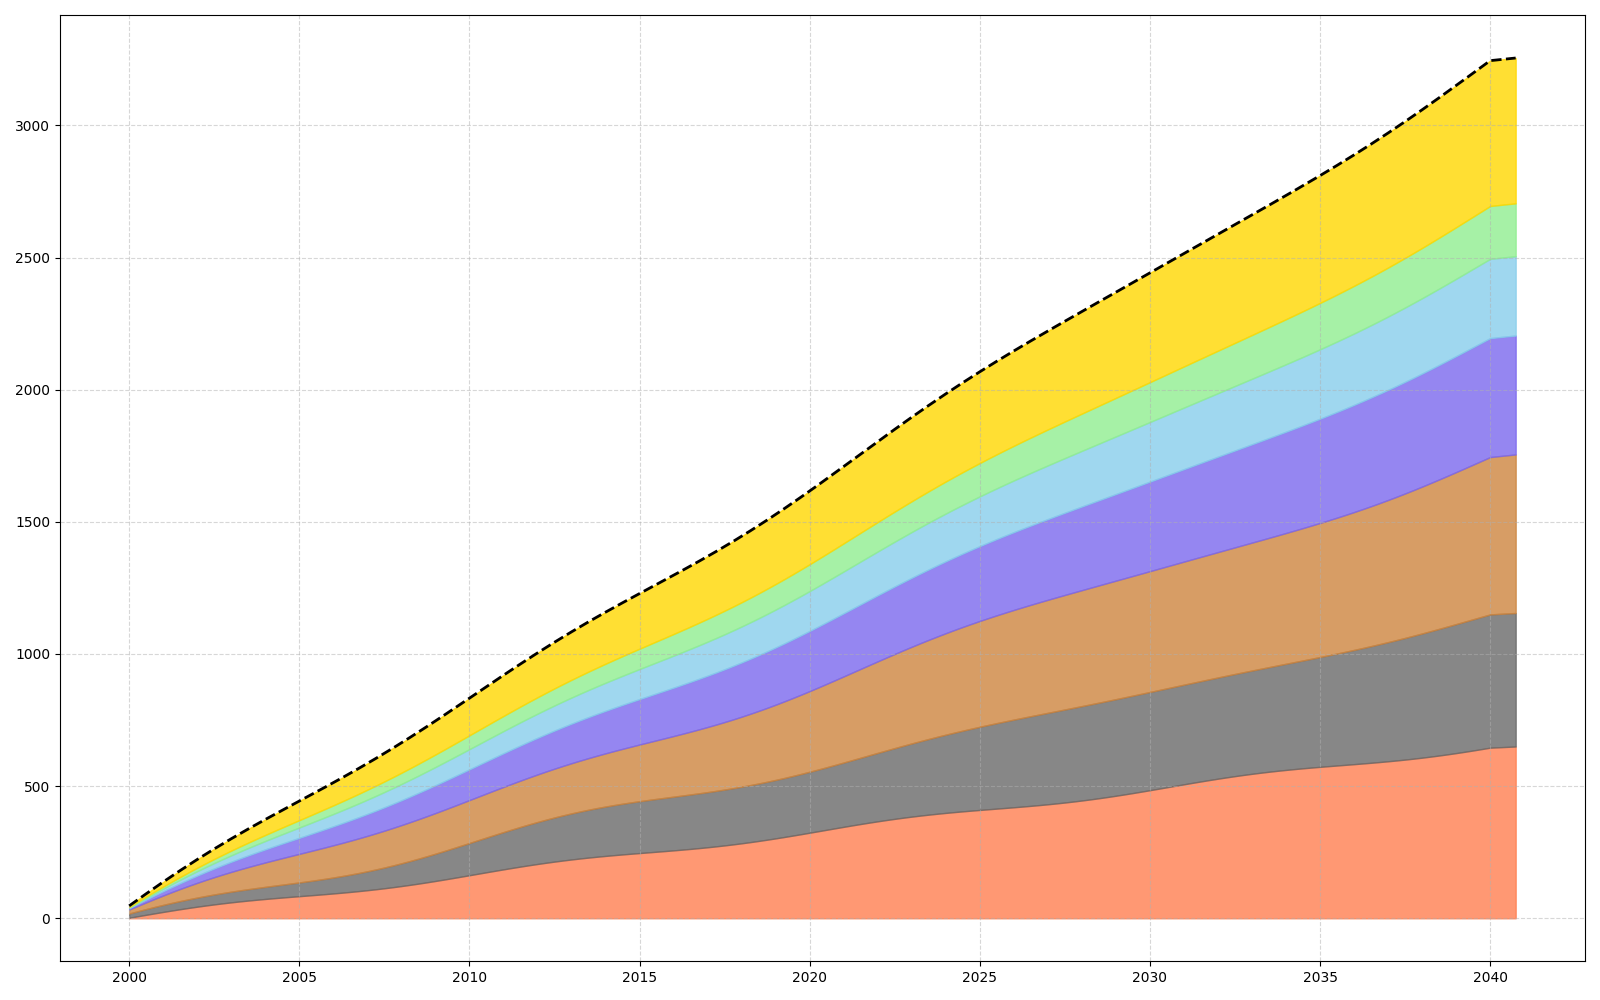

Here is the Python script that generated this plot:
import matplotlib.pyplot as plt
import numpy as np

years = np.arange(2000, 2041, 0.25)

solar_energy = np.interp(years, np.arange(2000, 2041), np.linspace(2, 650, 41)) + 10 * np.sin(np.linspace(0, 8 * np.pi, len(years)))
wind_energy = solar_energy + np.interp(years, np.arange(2000, 2041), np.linspace(1, 490, 41)) + 15 * np.cos(np.linspace(0, 6 * np.pi, len(years)))
hydro_energy = wind_energy + np.interp(years, np.arange(2000, 2041), np.linspace(15, 600, 41)) + 20 * np.sin(np.linspace(0, 4 * np.pi, len(years)))
geothermal_energy = hydro_energy + np.interp(years, np.arange(2000, 2041), np.linspace(5, 450, 41))
tidal_energy = geothermal_energy + np.interp(years, np.arange(2000, 2041), np.linspace(2, 300, 41))
biomass_energy = tidal_energy + np.interp(years, np.arange(2000, 2041), np.linspace(3, 200, 41))
nuclear_energy = biomass_energy + np.interp(years, np.arange(2000, 2041), np.linspace(4, 550, 41))

fig, ax = plt.subplots(figsize=(16, 10))

ax.fill_between(years, solar_energy, color='coral', alpha=0.8)
ax.fill_between(years, solar_energy, wind_energy, color='dimgrey', alpha=0.8)
ax.fill_between(years, wind_energy, hydro_energy, color='peru', alpha=0.8)
ax.fill_between(years, hydro_energy, geothermal_energy, color='mediumslateblue', alpha=0.8)
ax.fill_between(years, geothermal_energy, tidal_energy, color='skyblue', alpha=0.8)
ax.fill_between(years, tidal_energy, biomass_energy, color='lightgreen', alpha=0.8)
ax.fill_between(years, biomass_energy, nuclear_energy, color='gold', alpha=0.8)

ax.grid(linestyle='--', alpha=0.5)
ax.plot(years, nuclear_energy, color='black', linestyle='--', linewidth=2)

plt.tight_layout()
plt.show()
